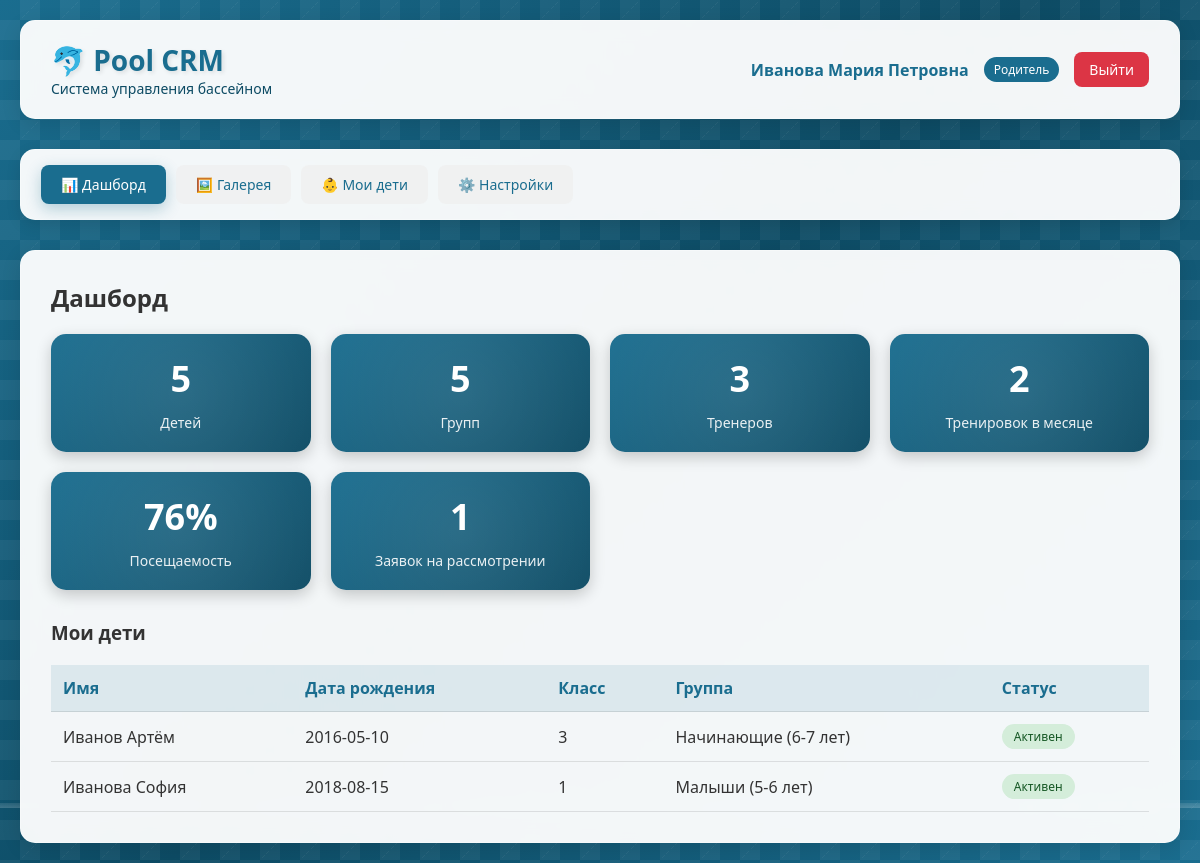
Page /dashboard (signed in) on the committed database.
### database.py (models this page shows)
class ParentDB(Base):
    __tablename__ = "parents"
    id = Column(Integer, primary_key=True, index=True)
    role = Column(SQLEnum(UserRole), default=UserRole.PARENT)
    name = Column(String, nullable=False)
    email = Column(String, unique=True, nullable=False, index=True)
    phone = Column(String)
    password = Column(String, nullable=False)
    is_vk_linked = Column(Boolean, default=False)
    vk_id = Column(Integer, unique=True, nullable=True)
    vk_link_code = Column(String(6), nullable=True)
    vk_code_expires_at = Column(DateTime, nullable=True)
    notify_absences = Column(Boolean, default=True)
    notify_reminders = Column(Boolean, default=True)
    is_active = Column(Boolean, default=True)
    created_at = Column(String, default=lambda: datetime.now().strftime("%d.%m.%Y %H:%M"))
    children = relationship("ChildDB", back_populates="parent", cascade="all, delete-orphan")
    applications = relationship("ApplicationDB", back_populates="parent")
    notifications = relationship("NotificationDB", back_populates="parent")

class ChildDB(Base):
    __tablename__ = "children"
    id = Column(Integer, primary_key=True, index=True)
    parent_id = Column(Integer, ForeignKey("parents.id"), nullable=False)
    name = Column(String, nullable=False)
    birthdate = Column(Date, nullable=False)
    class_num = Column(Integer)
    study_year = Column(Integer)
    medical_note = Column(String)
    medical_date = Column(Date)
    is_active = Column(Boolean, default=True)
    parent = relationship("ParentDB", back_populates="children")
    enrollments = relationship("EnrollmentDB", back_populates="child")
    attendances = relationship("AttendanceDB", back_populates="child")
    transfer_history = relationship("TransferHistoryDB", back_populates="child")
    transfer_requests = relationship("TransferRequestDB", back_populates="child")
    applications = relationship("ApplicationDB", back_populates="child")  # <-- ДОБАВИТЬ

class GroupDB(Base):
    __tablename__ = "groups"
    id = Column(Integer, primary_key=True, index=True)
    name = Column(String, nullable=False)
    level = Column(Integer, nullable=False)
    coach_id = Column(Integer, ForeignKey("coaches.id"))
    max_capacity = Column(Integer, default=12)
    age_tolerance = Column(Float, default=1.0)
    is_active = Column(Boolean, default=True)
    created_at = Column(String, default=lambda: datetime.now().strftime("%d.%m.%Y %H:%M"))
    coach = relationship("CoachDB", back_populates="groups")
    time_slots = relationship("TimeSlotDB", back_populates="group", cascade="all, delete-orphan")
    enrollments = relationship("EnrollmentDB", back_populates="group")
    trainings = relationship("TrainingDB", back_populates="group")
    applications = relationship("ApplicationDB", back_populates="group")
    transfer_history_from = relationship("TransferHistoryDB", foreign_keys="TransferHistoryDB.from_group_id", back_populates="from_group")
    transfer_history_to = relationship("TransferHistoryDB", foreign_keys="TransferHistoryDB.to_group_id", back_populates="to_group")
    transfer_requests_from = relationship("TransferRequestDB", foreign_keys="TransferRequestDB.from_group_id", back_populates="from_group")
    transfer_requests_to = relationship("TransferRequestDB", foreign_keys="TransferRequestDB.suggested_group_id", back_populates="suggested_group")

### main.py (the view)
@app.get("/dashboard", response_class=HTMLResponse)
async def dashboard(request: Request, db: Session = Depends(get_db)):
    user = get_current_user(request, db)
    if not user:
        return RedirectResponse(url="/login")
    children_count = db.query(ChildDB).filter(ChildDB.is_active == True).count()
    groups_count = db.query(GroupDB).filter(GroupDB.is_active == True).count()
    coaches_count = db.query(CoachDB).filter(CoachDB.is_active == True).count()
    today = date.today()
    trainings_this_month = db.query(TrainingDB).filter(TrainingDB.date >= date(today.year, today.month, 1), TrainingDB.date <= date(today.year, today.month, 28)).count()
    attendances = db.query(AttendanceDB).filter(AttendanceDB.status == AttendanceStatus.PRESENT).count()
    total_attendances = db.query(AttendanceDB).count()
    attendance_rate = round((attendances / total_attendances * 100) if total_attendances > 0 else 0)
    pending_applications = db.query(ApplicationDB).filter(ApplicationDB.status.in_([ApplicationStatus.NEW, ApplicationStatus.ON_REVIEW])).count()
    stats = {"children": children_count, "groups": groups_count, "coaches": coaches_count, "trainings_this_month": trainings_this_month, "attendance_rate": attendance_rate, "pending_applications": pending_applications}
    user_children = []
    if user["role"] == "parent":
        children = db.query(ChildDB).filter(ChildDB.parent_id == user["id"], ChildDB.is_active == True).all()
        for child in children:
            enrollment = db.query(EnrollmentDB).filter(EnrollmentDB.child_id == child.id, EnrollmentDB.status == EnrollmentStatus.ACTIVE).first()
            user_children.append({"id": child.id, "name": child.name, "birthdate": child.birthdate, "class_num": child.class_num, "group_name": enrollment.group.name if enrollment else None, "is_active": child.is_active})
    user["children"] = user_children
    return templates.TemplateResponse(name="dashboard.html", request=request, context={"request": request, "user": user, "stats": stats})

### templates/dashboard.html (shortened to what this page needs)
{% extends "base.html" %}
{% block content %}
<div class="action-bar">
    <h2>Дашборд</h2>
</div>
<div class="stats-grid">
    <div class="stat-card">
        <div class="stat-number">{{ stats.children }}</div>
        <div class="stat-label">Детей</div>
    </div>
    <div class="stat-card">
        <div class="stat-number">{{ stats.groups }}</div>
        <div class="stat-label">Групп</div>
    </div>
    <div class="stat-card">
        <div class="stat-number">{{ stats.coaches }}</div>
        <div class="stat-label">Тренеров</div>
    </div>
    <div class="stat-card">
        <div class="stat-number">{{ stats.trainings_this_month }}</div>
        <div class="stat-label">Тренировок в месяце</div>
    </div>
    <div class="stat-card">
        <div class="stat-number">{{ stats.attendance_rate }}%</div>
        <div class="stat-label">Посещаемость</div>
    </div>
    <div class="stat-card">
        <div class="stat-number">{{ stats.pending_applications }}</div>
        <div class="stat-label">Заявок на рассмотрении</div>
    </div>
</div>
{% if user.role == 'parent' and user.children %}
<h3>Мои дети</h3>
<table class="data-table">
    <thead>
        <tr>
            <th>Имя</th>
            <th>Дата рождения</th>
            <th>Класс</th>
            <th>Группа</th>
            <th>Статус</th>
        </tr>
    </thead>
    <tbody>
        {% for child in user.children %}
        <tr>
            <td>{{ child.name }}</td>
            <td>{{ child.birthdate }}</td>
            <td>{{ child.class_num or '-' }}</td>
            <td>{{ child.group_name or 'Не назначен' }}</td>
            <td>
                <span class="status-badge {% if child.is_active %}status-active{% else %}status-completed{% endif %}">
                    {% if child.is_active %}Активен{% else %}Неактивен{% endif %}
                </span>
            </td>
        </tr>
        {% endfor %}
    </tbody>
</table>
{% endif %}
{% endblock %}

### templates/base.html (shortened to what this page needs)
<!DOCTYPE html>
<html lang="ru">
<head>
    <link rel="stylesheet" href="/static/style.css">
</head>
<body>
    <div class="background-pool">
        <div class="bubbles"></div>
    </div>
    <div class="container">
        <div class="header">
            <div class="logo">
                <h1>🐬 Pool CRM</h1>
                <p>Система управления бассейном</p>
            </div>
            <div class="user-info">
                <span class="user-name">{{ user.name }}</span>
                <span class="user-role">
                    {% if user.role == 'admin' %}Администратор
                    {% elif user.role == 'coach' %}Тренер
                    {% else %}Родитель{% endif %}
                </span>
                <a href="/logout" class="logout-btn">Выйти</a>
            </div>
        </div>
        <div class="nav-menu">
            <a href="/dashboard" class="nav-link {% if request.url.path == '/dashboard' %}active{% endif %}">📊 Дашборд</a>
            <a href="/gallery" class="nav-link {% if request.url.path == '/gallery' %}active{% endif %}">🖼️ Галерея</a>
            {% if user.role == 'parent' %}
            <a href="/children" class="nav-link {% if request.url.path == '/children' %}active{% endif %}">👶 Мои дети</a>
            <a href="/profile" class="nav-link {% if request.url.path == '/profile' %}active{% endif %}">⚙️ Настройки</a>
            {% endif %}
        </div>
        <div class="content">
            {% block content %}{% endblock %}
        </div>
    </div>
</body>
</html>

### static/style.css (style rules this page uses)
* { margin: 0; padding: 0; box-sizing: border-box; }
body { font-family: 'Segoe UI', Tahoma, Geneva, Verdana, sans-serif; min-height: 100vh; color: #333; position: relative; overflow-x: hidden; }
.background-pool { position: fixed; top: 0; left: 0; width: 100%; height: 100%; z-index: -1; overflow: hidden; }
.bubbles { position: absolute; width: 100%; height: 100%; overflow: hidden; }
.container { max-width: 1200px; margin: 0 auto; padding: 20px; position: relative; z-index: 1; }
.header { background: rgba(255, 255, 255, 0.95); backdrop-filter: blur(10px); border-radius: 15px; padding: 20px 30px; margin-bottom: 30px; box-shadow: 0 5px 20px rgba(0,0,0,0.1); display: flex; justify-content: space-between; align-items: center; flex-wrap: wrap; border: 1px solid rgba(255, 255, 255, 0.3); }
.logo h1 { color: #1a6d8f; font-size: 28px; text-shadow: 2px 2px 4px rgba(0,0,0,0.1); }
.logo p { color: #0d4b64; font-size: 14px; }
.user-info { display: flex; align-items: center; gap: 15px; }
.user-name { font-weight: 600; color: #1a6d8f; }
.user-role { background: #1a6d8f; color: white; padding: 4px 10px; border-radius: 20px; font-size: 12px; }
.logout-btn { background: #dc3545; color: white; border: none; padding: 8px 15px; border-radius: 8px; cursor: pointer; text-decoration: none; font-size: 14px; transition: all 0.3s; }
.nav-menu { background: rgba(255, 255, 255, 0.95); backdrop-filter: blur(10px); border-radius: 15px; padding: 15px 20px; margin-bottom: 30px; box-shadow: 0 5px 15px rgba(0,0,0,0.1); display: flex; gap: 10px; flex-wrap: wrap; border: 1px solid rgba(255, 255, 255, 0.3); }
.nav-link { background: rgba(240, 240, 240, 0.8); border: none; padding: 10px 20px; border-radius: 8px; cursor: pointer; text-decoration: none; color: #1a6d8f; font-size: 14px; font-weight: 500; transition: all 0.3s; }
.nav-link.active { background: #1a6d8f; color: white; box-shadow: 0 5px 15px rgba(26, 109, 143, 0.3); }
.content { background: rgba(255, 255, 255, 0.95); backdrop-filter: blur(10px); border-radius: 15px; padding: 30px; box-shadow: 0 5px 20px rgba(0,0,0,0.1); min-height: 500px; border: 1px solid rgba(255, 255, 255, 0.3); }
.stats-grid { display: grid; grid-template-columns: repeat(auto-fit, minmax(250px, 1fr)); gap: 20px; margin-bottom: 30px; }
.stat-card { background: linear-gradient(135deg, #1a6d8f 0%, #0d4b64 100%); color: white; padding: 20px; border-radius: 15px; text-align: center; transition: all 0.3s; box-shadow: 0 5px 15px rgba(0,0,0,0.2); position: relative; overflow: hidden; }
.stat-card::before { content: ''; position: absolute; top: -50%; left: -50%; width: 200%; height: 200%; background: radial-gradient(circle, rgba(255,255,255,0.1) 0%, transparent 70%); animation: cardShine 4s linear infinite; }
.stat-number { font-size: 36px; font-weight: bold; margin-bottom: 10px; }
.stat-label { font-size: 14px; opacity: 0.9; }
.data-table { width: 100%; border-collapse: collapse; margin-top: 20px; }
.data-table th, .data-table td { padding: 12px; text-align: left; border-bottom: 1px solid rgba(0,0,0,0.1); }
.data-table th { background: rgba(26, 109, 143, 0.1); font-weight: 600; color: #1a6d8f; }
.status-badge { display: inline-block; padding: 4px 12px; border-radius: 20px; font-size: 12px; font-weight: 500; }
.status-active { background: #d4edda; color: #155724; }
.action-bar { display: flex; justify-content: space-between; align-items: center; margin-bottom: 20px; flex-wrap: wrap; gap: 15px; }

### rows in the picture
ParentDB: name "Иванова Мария Петровна"
ChildDB: name "Иванов Артём", birthdate "2016-05-10"
GroupDB: name "Начинающие (6-7 лет)"
ChildDB: name "Иванова София", birthdate "2018-08-15"
GroupDB: name "Малыши (5-6 лет)"

### other values in the picture
{{ stats.children }} "5"
{{ stats.groups }} "5"
{{ stats.coaches }} "3"
{{ stats.trainings_this_month }} "2"
{{ stats.attendance_rate }} "76"
{{ stats.pending_applications }} "1"
{{ child.class_num or '-' }} "3" "1"
